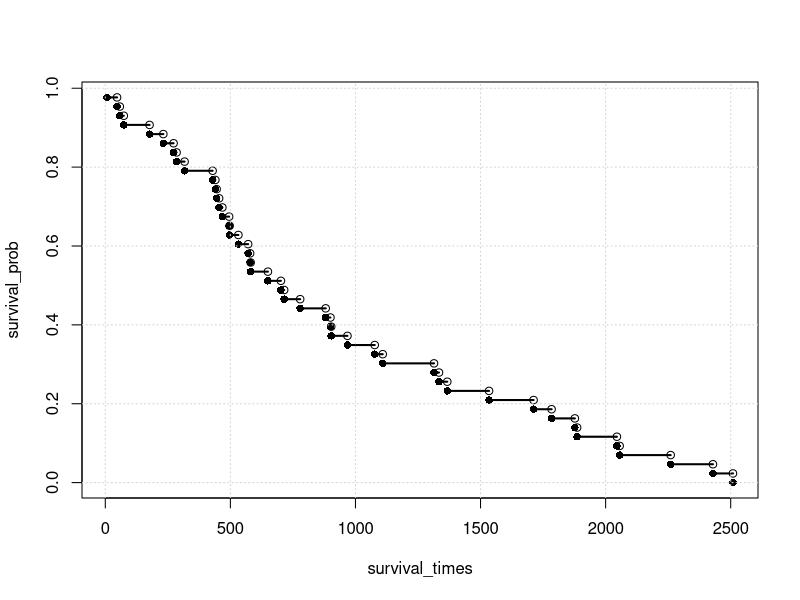
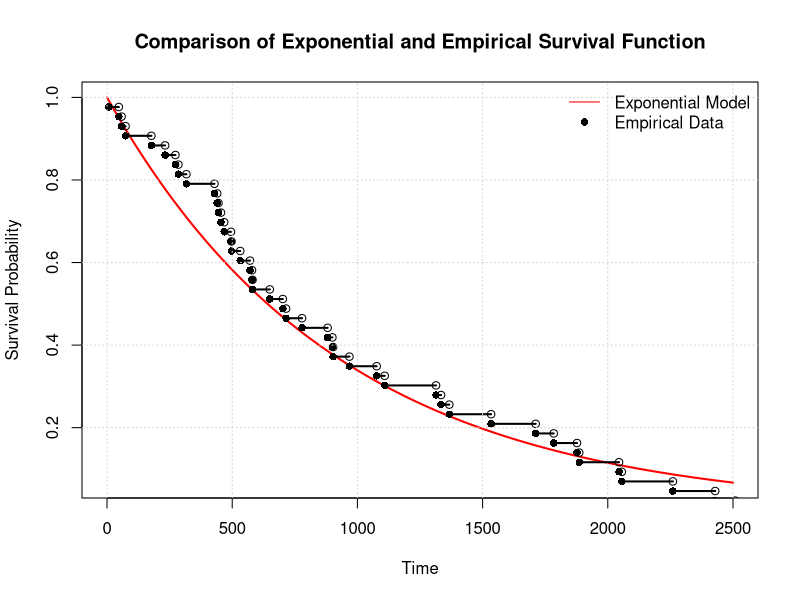
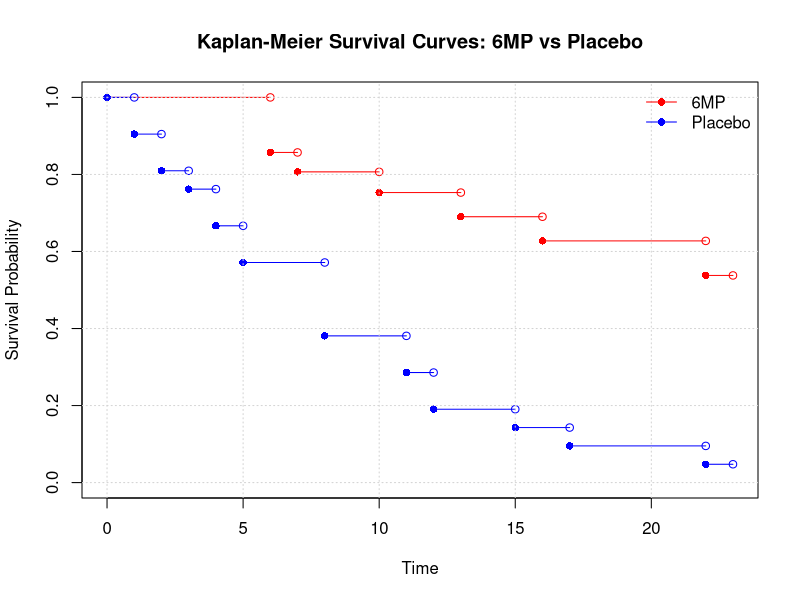
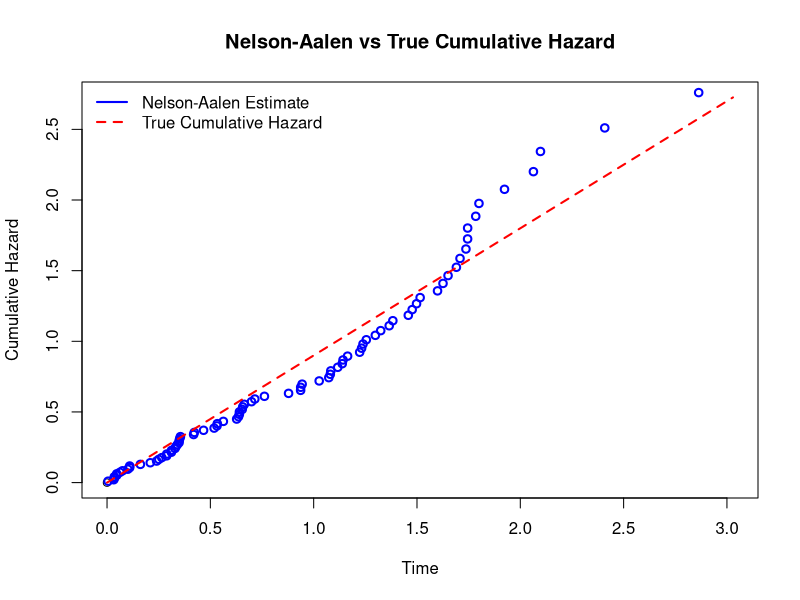
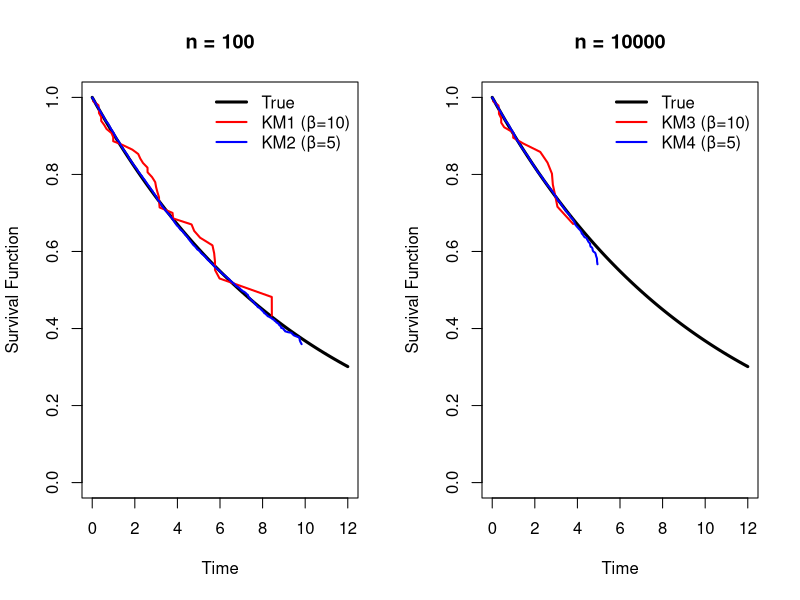
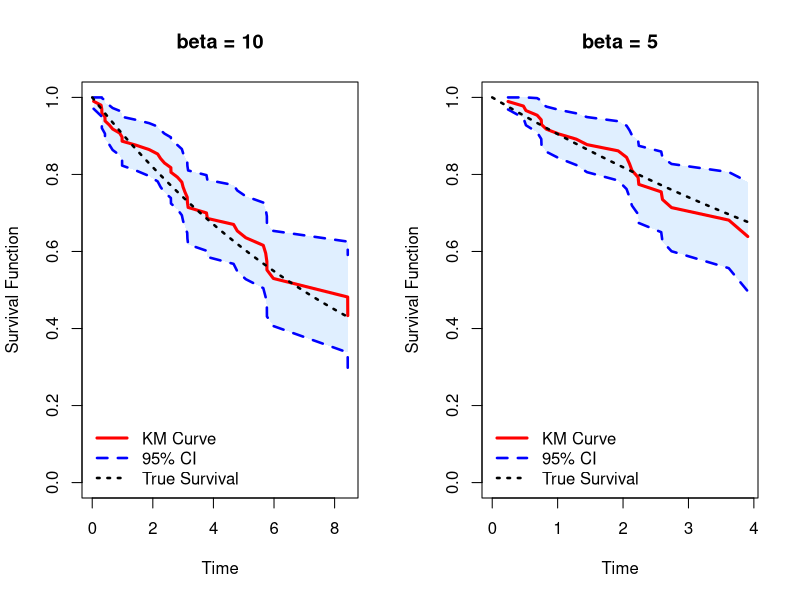

Write the R code that produced these figures, in order.
## ---- chunk 1
knitr::opts_chunk$set(echo = TRUE)
## ---- chunk 2
c = c(2,5,11) 
t = log(2) / c
t
## ---- chunk 3

library(knitr)

survival_times <- c(7, 47, 58, 74, 177, 232, 273, 285, 317, 429, 440,
                    445, 455, 468, 495, 497, 532, 571, 579, 581, 650, 702,
                    715, 779, 881, 900, 903, 968, 1077, 1109, 1314, 1334,
                    1367, 1534, 1712, 1784, 1877, 1886, 2045, 2056, 2260,
                    2429, 2509)

n <- length(survival_times)

survival_prob <- ((n-1):0) / n  

survival_table_individual <- data.frame(Survival_Time = survival_times, Survival_Prob = survival_prob)

kable(survival_table_individual, align = "c")

plot(survival_times, survival_prob, pch = 16, col = "black")   
points(survival_times[-1], ((n-1):1) / n, pch = 1, col = "black")  
segments(survival_times[-n], survival_prob[-n], survival_times[-1], ((n-1):1) / n
         , col = "black", lwd = 2)
grid()
## ---- chunk 4

survival_table <- data.frame(Year = 1:5, Rate = rep(0, 5))

# Survival Rate
for(i in 1:5){
  survival_table$Rate[i] <- length(survival_times[survival_times > 365 * i]) / n
}


library(knitr)

kable(survival_table
      , caption = "Estimated Survival Rates"
      , align = "c")

## ---- chunk 5

survival_table$LowerCI <- rep(0, 5)
survival_table$UpperCI <- rep(0, 5)

for(i in 1:5){
  sur_exp <- survival_table$Rate[i]  
  sur_var <- (sur_exp * (1 - sur_exp)) / n 
  
  survival_table$LowerCI[i] <- sur_exp - (1.96 * sqrt(sur_var))
  survival_table$UpperCI[i] <- sur_exp + (1.96 * sqrt(sur_var))
}

survival_table <- survival_table[, c("Year", "LowerCI", "Rate", "UpperCI")]

kable(survival_table, caption = "Estimated Survival Rates with 95% Confidence Interval", align = "c")
## ---- chunk 6

chi_low <- qchisq(0.025, df = 86)
chi_high <- qchisq(0.975, df = 86)

sum_survival <- sum(survival_times)

LowerCI <- chi_low / (2 * sum_survival)
UpperCI <- chi_high / (2 * sum_survival)

cat("95% Confidence Interval for Lambda:\n")
cat("Lower Bound:", LowerCI, "\n")
cat("Upper Bound:", UpperCI, "\n")

## ---- chunk 7

# MLE
mle <- 43 / sum_survival  

exp_fun <- function(x) {
  exp(-mle * x)
}

x <- 0:2500  
exp_val <- exp_fun(x)

# Exponential 
plot(x, exp_val, type = "l", col = "red", lwd = 2, 
     xlab = "Time", ylab = "Survival Probability",
     main = "Comparison of Exponential and Empirical Survival Function")

# Original Survival
points(survival_times, survival_prob, pch = 16, col = "black")  
points(survival_times[-1], ((n-1):1) / n, pch = 1, col = "black") 
segments(survival_times[-n], survival_prob[-n], survival_times[-1], ((n-1):1) / n
         , col = "black", lwd = 2)

grid()

legend("topright", legend = c("Exponential Model", "Empirical Data"),
       col = c("red", "black"), lty = c(1, NA), pch = c(NA, 16), bty = "n")

## ---- chunk 8
library(knitr)

placebo <- c(1, 1, 2, 2, 3, 4, 4, 5, 5, 8, 8, 8, 8, 11, 11, 12, 12, 15, 17, 22, 23)
n_placebo <- length(placebo)

time_points <- sort(unique(placebo))

placebo_survival_table <- data.frame(
  Time = time_points,
  KM_Estimate = numeric(length(time_points)),
  Empirical_Survival = numeric(length(time_points))
)

last_survival <- 1

#  KM and Empirical Survival
for (i in seq_along(time_points)) {
  t <- time_points[i]
  d <- sum(placebo == t)
  n_risk <- sum(placebo >= t)
  
  s_t <- last_survival * (1 - d / n_risk)
  placebo_survival_table[i, "KM_Estimate"] <- s_t
  last_survival <- s_t
  
  placebo_survival_table[i, "Empirical_Survival"] <- sum(placebo > t) / n_placebo
}


kable(
  placebo_survival_table,
  caption = "Kaplan-Meier Estimate and Empirical Survival Distribution for Placebo Group",
  align = "c",
)

## ---- chunk 9

MP<-c(6, 6, 6, 7, 10, 13, 16, 22, 23,6, 9, 10, 11, 17, 19, 20, 25, 32, 32, 34, 35)
unsensor_MP <- c(6, 6, 6, 7, 10, 13, 16, 22, 23)

n_MP <- length(MP)

time_points <- sort(unique(unsensor_MP))

MP_survival_table <- data.frame(
  Time = time_points,
  KM_Estimate = numeric(length(time_points))
)

last_survival <- 1

# KM and Empirical Survival
for (i in seq_along(time_points)) {
  t <- time_points[i]
  d <- sum(unsensor_MP == t)
  n_risk <- sum(MP >= t)
  
  s_t <- last_survival * (1 - d / n_risk)
  MP_survival_table[i, "KM_Estimate"] <- s_t
  last_survival <- s_t
}


kable(
  MP_survival_table,
  caption = "Kaplan-Meier Estimate for MP Group",
  align = "c",
)

## ---- chunk 10

placebo_survival_table$LowerCI <- rep(0, nrow(placebo_survival_table))
placebo_survival_table$UpperCI <- rep(0, nrow(placebo_survival_table))

for(i in 1:nrow(placebo_survival_table)){

  sur_exp <- placebo_survival_table$Empirical_Survival[i]  
  sur_var <- (sur_exp * (1 - sur_exp)) / n_placebo
  sur_low <- sur_exp - (1.96 * sqrt(sur_var))
  sur_upper <- sur_exp + (1.96 * sqrt(sur_var))
  
  placebo_survival_table$LowerCI[i] <- ifelse(sur_low <= 0, 0, sur_low)
  placebo_survival_table$UpperCI[i] <- ifelse(sur_upper >= 1, 1, sur_upper)
}

placebo_survival_table_CI <- placebo_survival_table[, c("Time", "LowerCI", "Empirical_Survival", "UpperCI")]

kable(placebo_survival_table_CI 
      , caption = "Empirical Survival with 95% Confidence Interval (Placebo Group)"
      , align = "c")
## ---- chunk 11

time_points <- sort(unique(unsensor_MP))

MP_survival_table$LowerCI <- rep(0,length(time_points))
MP_survival_table$UpperCI <- rep(0,length(time_points))

temp <- 0

for (i in seq_along(time_points)) {
  t <- time_points[i]
  
  d <- sum(unsensor_MP == t)
  
  n_risk <- sum(MP >= t)
  
  temp <- temp + d/(n_risk*(n_risk-d))
  km <- MP_survival_table$KM_Estimate[i]
  
  sur_var <- km^2 * temp
  
  lower<-km-1.96*sqrt(sur_var)
  upper<-km+1.96*sqrt(sur_var)

  MP_survival_table$LowerCI[i] <- ifelse(lower < 0, 0, lower)
  MP_survival_table$UpperCI[i] <- ifelse(upper > 1, 1, upper)
  
}

MP_survival_table_CI <- MP_survival_table[, c("Time", "LowerCI", "KM_Estimate", "UpperCI")]


kable(
  MP_survival_table_CI,
  caption = "Kaplan-Meier Estimate with 95% Confidence Interval (6MP Group)",
  align = "c",
)

## ---- chunk 12

plot(0, 0, type = "n", xlim = c(0, max(MP_survival_table$Time, placebo_survival_table$Time)),
     ylim = c(0, 1), xlab = "Time", ylab = "Survival Probability",
     main = "Kaplan-Meier Survival Curves: 6MP vs Placebo")

# --- 6MP Group ---

points(c(0, MP_survival_table$Time[-nrow(MP_survival_table)])
       , c(1, MP_survival_table$KM_Estimate[-nrow(MP_survival_table)])
       , pch = 16, col = "red")

points(MP_survival_table$Time,
       c(1, MP_survival_table$KM_Estimate[-nrow(MP_survival_table)]),
       pch = 1, col = "red")

segments(x0 = c(0, MP_survival_table$Time[-nrow(MP_survival_table)]),
         y0 = c(1, MP_survival_table$KM_Estimate[-nrow(MP_survival_table)]),
         x1 = MP_survival_table$Time,
         y1 = c(1, MP_survival_table$KM_Estimate[-nrow(MP_survival_table)]),
         col = "red")

# --- Placebo Group ---

points(c(0, placebo_survival_table$Time[-nrow(placebo_survival_table)])
       , c(1, placebo_survival_table$KM_Estimate[-nrow(placebo_survival_table)])
       , pch = 16, col = "blue")
points(placebo_survival_table$Time,
       c(1, placebo_survival_table$KM_Estimate[-nrow(placebo_survival_table)]),
       pch = 1, col = "blue")

segments(x0 = c(0, placebo_survival_table$Time[-nrow(placebo_survival_table)]),
         y0 = c(1, placebo_survival_table$KM_Estimate[-nrow(placebo_survival_table)]),
         x1 = placebo_survival_table$Time,
         y1 = c(1, placebo_survival_table$KM_Estimate[-nrow(placebo_survival_table)]),
         col = "blue")
grid()

legend("topright", legend = c("6MP", "Placebo"),
       col = c("red", "blue"), pch = 16, lty = 1, bty = "n")

## ---- chunk 13

set.seed(123)

event_time <- rexp(100, 0.9) #T
censor_time <- runif(100, 0, 5) #C

observed_time <- pmin(event_time, censor_time)   #Y  
event_indicator <- as.numeric(event_time <= censor_time) #I


n_event <- sum(event_indicator)       
n_censor <- sum(event_indicator == 0) 


cat("Number of observed events:", n_event, "\n")
cat("Number of censored observations:", n_censor, "\n")

## ---- chunk 14

data <- data.frame(time = observed_time, status = event_indicator)

event_times <- sort(unique(data$time[data$status == 1]))

hazard_table <- data.frame(
  time = event_times,
  d = numeric(length(event_times)),
  n_risk = numeric(length(event_times)),
  d_over_n = numeric(length(event_times)),
  cum_hazard = numeric(length(event_times)),
  survival = numeric(length(event_times))
)


cum_hazard <- 0
for (i in seq_along(event_times)) {
  t <- event_times[i]
  d_j <- sum(data$time == t & data$status == 1)
  n_j <- sum(data$time >= t)
  d_over_n <- d_j / n_j
  cum_hazard <- cum_hazard + d_over_n
  
  hazard_table$d[i] <- d_j
  hazard_table$n_risk[i] <- n_j
  hazard_table$d_over_n[i] <- d_over_n
  hazard_table$cum_hazard[i] <- cum_hazard
  hazard_table$survival[i] <- exp(-cum_hazard)
}

kable(
  head(hazard_table[, c("time", "cum_hazard", "survival")], 10),
  caption = "Nelson-Aalen Cumulative Hazard Estimate (First 10 Events)",
  align = "c",
)

## ---- chunk 15

max_time <- max(hazard_table$time)

plot(0, 0, xlab = "Time", ylab = "Cumulative Hazard",
     main = "Nelson-Aalen vs True Cumulative Hazard",
     xlim = c(0, max_time), ylim = c(0, 0.9 * max_time))

points(hazard_table$time, hazard_table$cum_hazard, col = "blue", lwd = 2,)
curve(0.9 * x, from = 0, to = max_time, col = "red", lty = 2, lwd = 2, add = TRUE)


legend("topleft", legend = c("Nelson-Aalen Estimate", "True Cumulative Hazard"),
       col = c("blue", "red"), lty = c(1, 2), lwd = 2, bty = "n")


## ---- chunk 16

set.seed(123)

n_list <- c(100, 10000)
lmbd <- 0.1
beta_list <- c(10, 5)
label_matrix <- matrix(c("KM1", "KM2", "KM3", "KM4"), nrow = 2)

true_surv <- function(t) exp(-lmbd * t)

KM1 <- KM2 <- KM3 <- KM4 <- NULL

for (ni in seq_along(n_list)) {
  n <- n_list[ni]
  event_time <- rexp(n, rate = lmbd)
  
  for (bi in seq_along(beta_list)) {
    beta <- beta_list[bi]
    label <- label_matrix[ni, bi]
    
    censor_time <- runif(n, 0, beta)
    observed_time <- pmin(event_time, censor_time)
    event_indicator <- as.numeric(event_time <= censor_time)
    data <- data.frame(time = observed_time, status = event_indicator)
    
    time_points <- sort(unique(data$time[data$status == 1]))
    
    KM_df <- data.frame(
      time = time_points,
      true = true_surv(time_points),
      KM = numeric(length(time_points))
    )
    
    km <- 1
    for (j in seq_along(time_points)) {
      t <- time_points[j]
      d <- sum(data$time == t & data$status == 1)
      n_risk <- sum(data$time >= t)
      km <- km * (1 - d / n_risk)
      KM_df$KM[j] <- km
    }
    
    assign(label, KM_df)
  }
}

par(mfrow = c(1, 2))  # 1 列 2 欄

# ----- Left：n = 100 -----
plot(0, 0, type = "n",
     xlim = c(0, 12), ylim = c(0, 1),
     xlab = "Time", ylab = "Survival Function",
     main = "n = 100")


curve(true_surv(x), from = 0, to = 12, col = "black", lwd = 3, add = TRUE)

lines(KM1$time, KM1$KM, col = "red", lwd = 2)
lines(KM2$time, KM2$KM, col = "blue", lwd = 2)

legend("topright",
       legend = c("True", "KM1 (β=10)", "KM2 (β=5)"),
       col = c("black", "red", "blue"),
       lty = 1, lwd = c(3,2,2), bty = "n")

# ----- Right：n = 10000 -----
plot(0, 0, type = "n",
     xlim = c(0, 12), ylim = c(0, 1),
     xlab = "Time", ylab = "Survival Function",
     main = "n = 10000")

curve(true_surv(x), from = 0, to = 12, col = "black", lwd = 3, add = TRUE)

lines(KM3$time, KM3$KM, col = "red", lwd = 2)
lines(KM4$time, KM4$KM, col = "blue", lwd = 2)

legend("topright",
       legend = c("True", "KM3 (β=10)", "KM4 (β=5)"),
       col = c("black", "red", "blue"),
       lty = 1, lwd = c(3,2,2), bty = "n")

## ---- chunk 17

set.seed(123)

n <- 100
lmbd <- 0.1
beta_list <- c(10, 5)
label_list <- c("KM1", "KM2")

for (bi in seq_along(beta_list)) {
  beta <- beta_list[bi]
  label <- label_list[bi]

  event_time <- rexp(n, rate = lmbd)
  censor_time <- runif(n, 0, beta)
  observed_time <- pmin(event_time, censor_time)
  status <- as.numeric(event_time <= censor_time)

  time_points <- sort(unique(observed_time[status == 1]))
  KM_df <- data.frame(
    time = time_points,
    KM = numeric(length(time_points)),
    LowerCI = numeric(length(time_points)),
    UpperCI = numeric(length(time_points))
  )

  km <- 1
  temp <- 0
  for (j in seq_along(time_points)) {
    t <- time_points[j]
    d <- sum(observed_time == t & status == 1)
    n_risk <- sum(observed_time >= t)

    km <- km * (1 - d / n_risk)
    KM_df$KM[j] <- km

    
    temp <- temp + d / (n_risk * (n_risk - d))
    var <- km^2 * temp
    KM_df$LowerCI[j] <- max(0, km - 1.96 * sqrt(var))
    KM_df$UpperCI[j] <- min(1, km + 1.96 * sqrt(var))
  }

  assign(label, KM_df)
}

par(mfrow = c(1, 2))  

# ----- Left：beta = 10 -----
plot(0, 0, type = "n",
     xlim = c(0, max(KM1$time)), ylim = c(0, 1),
     xlab = "Time", ylab = "Survival Function",
     main = "beta = 10")

polygon(c(KM1$time, rev(KM1$time)),
        c(KM1$UpperCI, rev(KM1$LowerCI)),
        col = rgb(0.6, 0.8, 1, 0.3), border = NA)

lines(KM1$time, KM1$KM, col = "red", lwd = 3)
lines(KM1$time, KM1$LowerCI, col = "blue", lwd = 2.5, lty = 2)
lines(KM1$time, KM1$UpperCI, col = "blue", lwd = 2.5, lty = 2)


curve(exp(-0.1 * x), from = 0, to = max(KM1$time), add = TRUE,
      col = "black", lwd = 2.5, lty = 3)

legend("bottomleft",
       legend = c("KM Curve", "95% CI", "True Survival"),
       col = c("red", "blue", "black"),
       lty = c(1, 2, 3),
       lwd = c(3, 2.5, 2.5),
       bty = "n")


# ----- Right：beta = 5 -----
plot(0, 0, type = "n",
     xlim = c(0, max(KM2$time)), ylim = c(0, 1),
     xlab = "Time", ylab = "Survival Function",
     main = "beta = 5")

polygon(c(KM2$time, rev(KM2$time)),
        c(KM2$UpperCI, rev(KM2$LowerCI)),
        col = rgb(0.6, 0.8, 1, 0.3), border = NA)

lines(KM2$time, KM2$KM, col = "red", lwd = 3)
lines(KM2$time, KM2$LowerCI, col = "blue", lwd = 2.5, lty = 2)
lines(KM2$time, KM2$UpperCI, col = "blue", lwd = 2.5, lty = 2)

curve(exp(-0.1 * x), from = 0, to = max(KM2$time), add = TRUE,
      col = "black", lwd = 2.5, lty = 3)

legend("bottomleft",
       legend = c("KM Curve", "95% CI", "True Survival"),
       col = c("red", "blue", "black"),
       lty = c(1, 2, 3),
       lwd = c(3, 2.5, 2.5),
       bty = "n")


